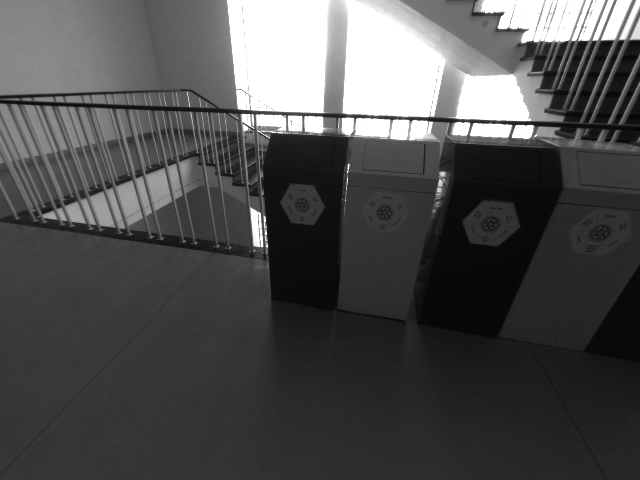
//> input picture g2o边/1.png, 640 x 480 px
$ ./orb_cv   (built with g++ and OpenCV 4)
//> lines starting //> are read from the running program, lines starting //| are printed output that depends on the picture
#include <iostream>
#include <opencv2/core/core.hpp>
#include <opencv2/features2d/features2d.hpp>
#include <opencv2/highgui/highgui.hpp>
#include <chrono>

using namespace std;
using namespace cv;

int main(int argc, char **argv) {

  //-- 读取图像
  Mat img_1 = imread("../1.png", CV_LOAD_IMAGE_COLOR);
//> img_1 is the input picture: 480 rows x 640 cols, CV_8UC3; min 5, max 255, mean 78.8
  Mat img_2 = imread("../2.png", CV_LOAD_IMAGE_COLOR);
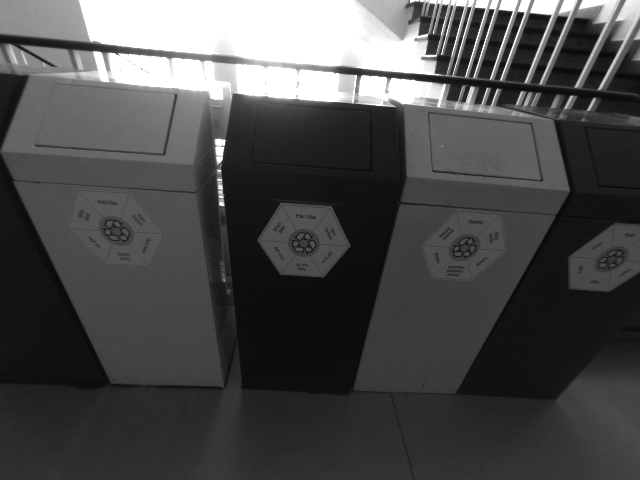
//> input picture g2o边/2.png, 640 x 480 px
//> img_2 is the input picture: 480 rows x 640 cols, CV_8UC3; min 7, max 255, mean 75
  assert(img_1.data != nullptr && img_2.data != nullptr);

  //-- 初始化
  std::vector<KeyPoint> keypoints_1, keypoints_2;
  Mat descriptors_1, descriptors_2;
  Ptr<FeatureDetector> detector = ORB::create();
  Ptr<DescriptorExtractor> descriptor = ORB::create();
  Ptr<DescriptorMatcher> matcher = DescriptorMatcher::create("BruteForce-Hamming");

  //-- 第一步:检测 Oriented FAST 角点位置
  chrono::steady_clock::time_point t1 = chrono::steady_clock::now();
  detector->detect(img_1, keypoints_1);
//> keypoints_1 = 500 keypoints; strongest (x, y, size): (513, 124, 44.6), (510, 125, 37.2), (510, 127, 31), (471, 122, 44.6)
  detector->detect(img_2, keypoints_2);
//> keypoints_2 = 483 keypoints; strongest (x, y, size): (222, 204, 31), (426, 53, 31), (221, 204, 37.2), (425, 35, 31)

  //-- 第二步:根据角点位置计算 BRIEF 描述子
  descriptor->compute(img_1, keypoints_1, descriptors_1);
  descriptor->compute(img_2, keypoints_2, descriptors_2);
  chrono::steady_clock::time_point t2 = chrono::steady_clock::now();
  chrono::duration<double> time_used = chrono::duration_cast<chrono::duration<double>>(t2 - t1);
  cout << "extract ORB cost = " << time_used.count() << " seconds. " << endl;

  Mat outimg1;
  drawKeypoints(img_1, keypoints_1, outimg1, Scalar::all(-1), DrawMatchesFlags::DEFAULT);
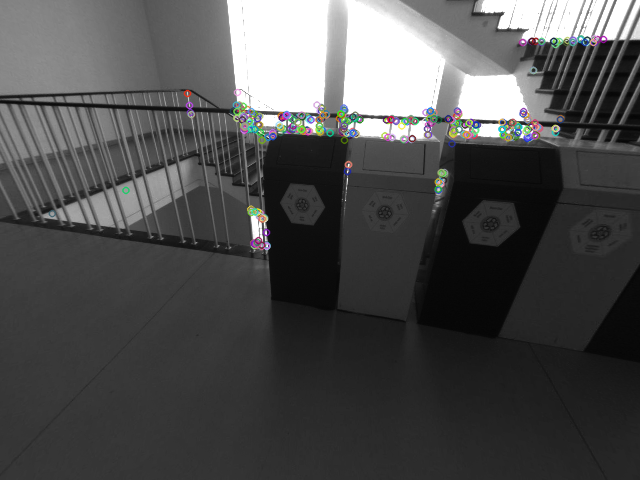
//> outimg1: 480 rows x 640 cols, CV_8UC3; mean B, G, R 78.2, 78.2, 78.1
  imshow("ORB features", outimg1);

  //-- 第三步:对两幅图像中的BRIEF描述子进行匹配，使用 Hamming 距离
  vector<DMatch> matches;
  t1 = chrono::steady_clock::now();
  matcher->match(descriptors_1, descriptors_2, matches);
//> matches = 500 matches
  t2 = chrono::steady_clock::now();
  time_used = chrono::duration_cast<chrono::duration<double>>(t2 - t1);
  cout << "match ORB cost = " << time_used.count() << " seconds. " << endl;

  //-- 第四步:匹配点对筛选
  // 计算最小距离和最大距离
  // 通过这个函数 minmax_element 计算匹配点的vector中，匹配的特征点对的最大的距离和最小的距离，为了过滤掉很小的的距离，很小的距离代表两个特征点很相似，会出现特征点扎堆现象。
  auto min_max = minmax_element(matches.begin(), matches.end(),
                                [](const DMatch &m1, const DMatch &m2) { return m1.distance < m2.distance; });
  double min_dist = min_max.first->distance;
//> min_dist = 28
  double max_dist = min_max.second->distance;
//> max_dist = 92

  printf("-- Max dist : %f \n", max_dist);
//| -- Max dist : 92.000000
  printf("-- Min dist : %f \n", min_dist);
//| -- Min dist : 28.000000

  // 当描述子之间的距离大于两倍的最小距离时,即认为匹配有误.但有时候最小距离会非常小,设置一个经验值30作为上限,因为距离太远的可以认为不是匹配的特征点了。
  std::vector<DMatch> good_matches;
  for (int i = 0; i < descriptors_1.rows; i++) {
    if (matches[i].distance <= max(2 * min_dist, 30.0)) {
      good_matches.push_back(matches[i]);
    }
  }
//> after the loop, good_matches = 163 matches

  //-- 第五步:绘制匹配结果
  Mat img_match;
  Mat img_goodmatch;
  drawMatches(img_1, keypoints_1, img_2, keypoints_2, matches, img_match);
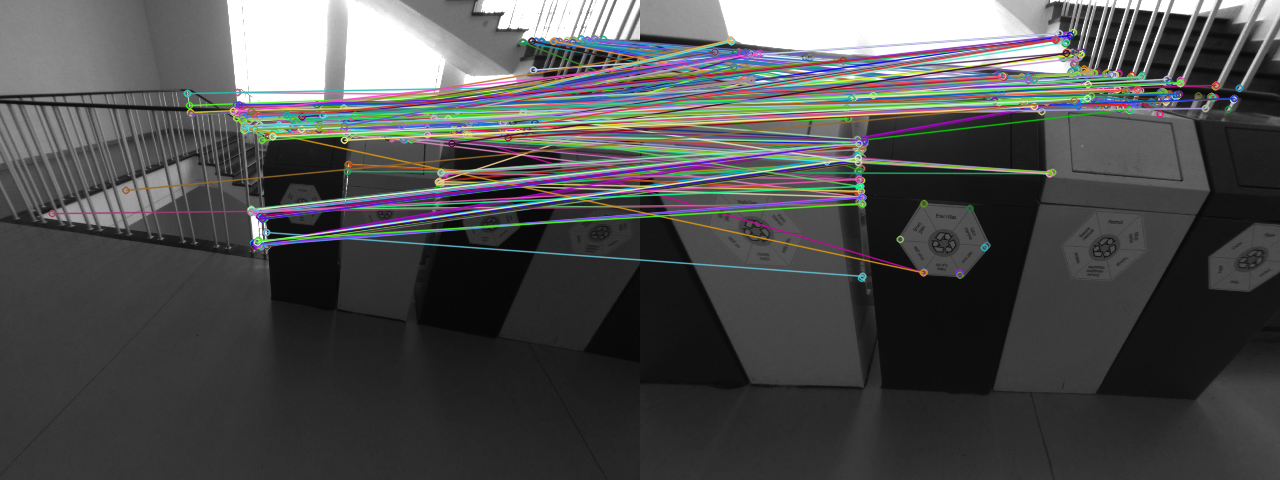
//> img_match: 480 rows x 1280 cols, CV_8UC3; mean B, G, R 78.9, 78.9, 78.6
  drawMatches(img_1, keypoints_1, img_2, keypoints_2, good_matches, img_goodmatch);
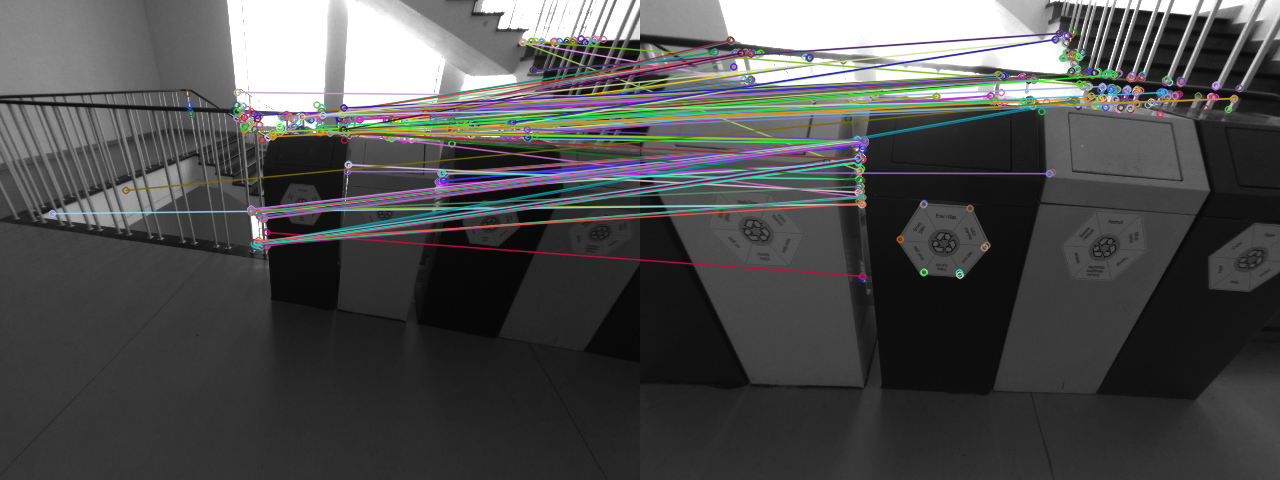
//> img_goodmatch: 480 rows x 1280 cols, CV_8UC3; mean B, G, R 78.4, 78.8, 78.3
  imshow("all matches", img_match);
  imshow("good matches", img_goodmatch);
  waitKey(0);

  return 0;
}
